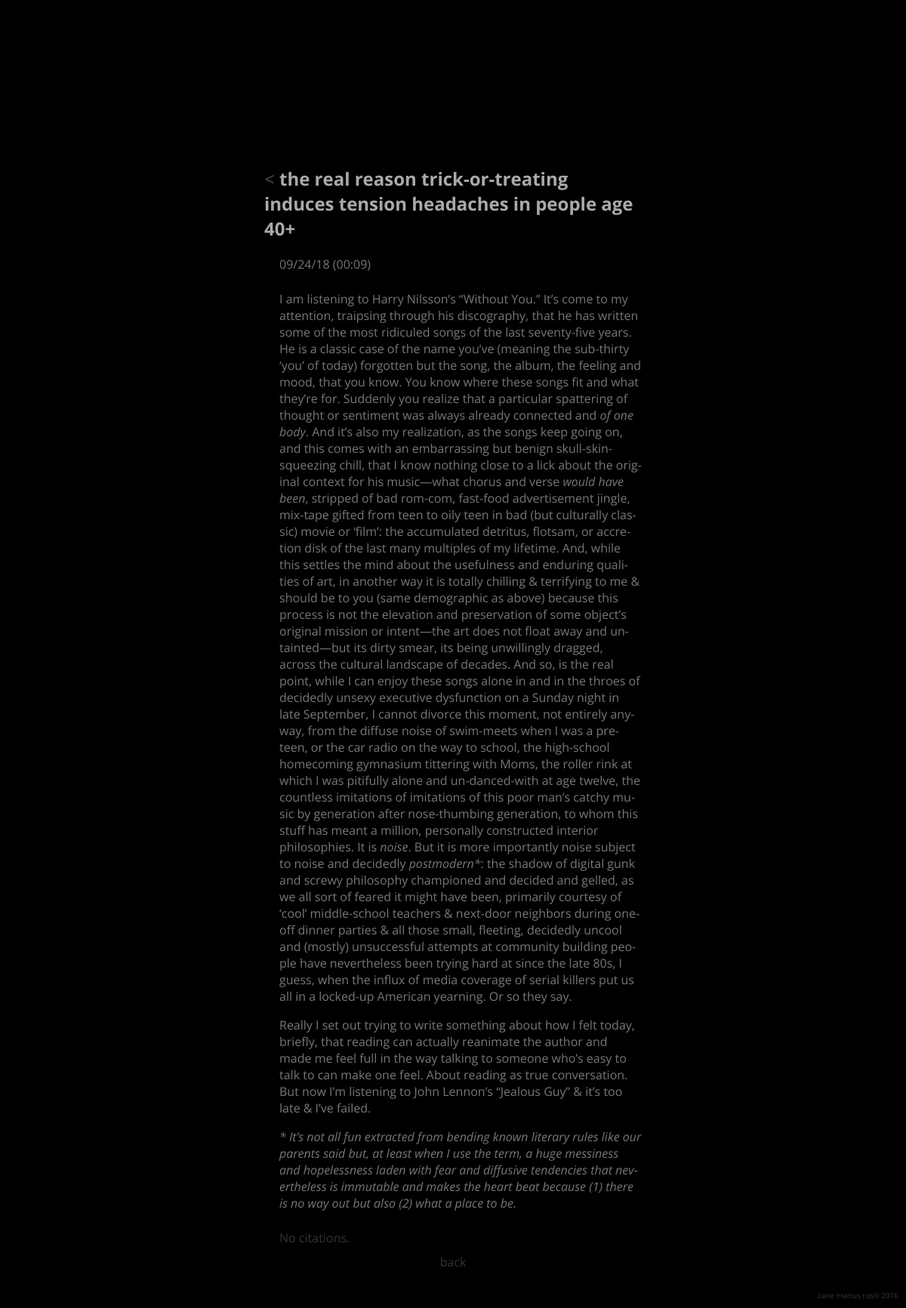
Page /status/27/ on the committed database.
### status/models.py (models this page shows, shortened)
class StatusObject(models.Model):
	status_title = models.CharField(max_length=200, default="update")
	description  = models.CharField(max_length=500, default="no description")
	status_text  = models.TextField(max_length=5000, default="There is no text.")
	pub_date     = models.DateTimeField('date published', default=timezone.now)
	cited_works  = models.ManyToManyField('library.LibraryObject', blank=True)

### status/views.py (the view)
# urls.py: path("<int:status_id>/", views.individual, name="individual"),
def individual(request, status_id):
	status = get_object_or_404(StatusObject, pk=status_id)
	cited_works = status.cited_works.all()
	return render(request, 'status/individual_status.html', {'status' : status, 'cited_works' : cited_works})

### status/templates/status/individual_status.html (shortened to what this page needs)
{% extends 'base/base.html' %}
{% block content %}
	<div class="heading">
	</div>
	{% if status %}
		<div class="sub-heading">
			<h2>
				<a href="{% url 'status:index' %}">< </a>{{ status.status_title }}
			</h2>
		</div>
		<div class="info">
			<div class="info_date">
				{{ status.pub_date|date:"m/d/y (H:i)" }}
			</div>
			<div class="info_text">
				{{ status.status_text|safe }}
			</div>
		</div>
	{% else %}
		<div class="info">
			<p>No status is available.</p>
		</div>
	{% endif %}
	<div class="citations">
	{% if cited_works %}
		{% for elem in cited_works %}
			<span class="info_text">
				<a href="{% url 'library:individual' elem.pk %}">{{ elem.title }} – {{ elem.author }}</a>
			</span>
			<br>
		{% endfor %}
	{% else %}
		<span class="info_text">
			No citations.
		</span>
	{% endif %}
	</div>
	<div class="nav">
		<a href="{% url 'status:index' %}">back</a>
	</div>
	<div class="footer">
		zane marius rossi 2016
	</div>
{% endblock %}

### base/static/base/css/main.css (style rules this page uses)
html, body { background-color: black; color: #AAA; font-family: 'Open Sans', sans-serif; overflow: hidden; }
a { color: #333; text-decoration: none; }
span { color: #333; }
.heading { color:#AAA; padding-top: 200px; width: 500px; display: block; margin: auto; }
.sub-heading { color:#AAA; display: block; margin: auto; width: 500px; }
.info { color: #777; margin: auto; width: 480px; text-align: left; -webkit-hyphens: auto; -moz-hyphens: auto; hyphens: auto; padding-left: 20px; }
.nav { padding-top: 10px; padding-bottom: 50px; margin: auto; text-align: center; }
.footer { position: fixed; bottom: 10px; right: 10px; font-size: 10px; color: #333; }
.citations { padding-left: 20px; }
.info_text { padding-bottom: 0.5em; }
.info_date { padding-bottom: 0.5em; }

### base/static/base/css/mobile.css (style rules this page uses)
html, body { background-color: black; color: #AAA; font-family: 'Open Sans', sans-serif; overflow: hidden; }
a { color: #333; text-decoration: none; }
span { color: #333; }
.heading { color:#AAA; padding-top: 100px; width: 100%; display: block; margin: auto; }
.sub-heading { color:#AAA; display: block; margin: auto; width: 100%; }
.info { color: #777; margin: auto; width: 100%; text-align: left; -webkit-hyphens: auto; -moz-hyphens: auto; hyphens: auto; }
.nav { padding-top: 10px; padding-bottom: 50px; margin: auto; text-align: center; }
.footer { display: none; }
.info_text { padding-bottom: 0.5em; }
.info_date { padding-bottom: 0.5em; }

### rows in the picture
StatusObject: status_title "the real reason trick-or-treating induces tension headaches in people age 40+", pub_date "09/24/18 (00:09)", status_text "I am listening to Harry Nilsson’s “Without You.” It’s come to my attention, traipsing through his discography, that he has written some of the most ridiculed songs of the last seventy-five years. He is a classic case of the name you’ve (meaning the sub-thirty ‘you’ of today) forgotten but the song, the album, the feeling and mood, that you know. You know where these songs fit and what they’re for. Suddenly you realize that a particular spattering of thought or sentiment was always already connected and of one body . And it’s also my realization, as the songs keep going on, and this comes with an embarrassing but benign skull-skin-squeezing chill, that I know nothing close to a lick about…"
